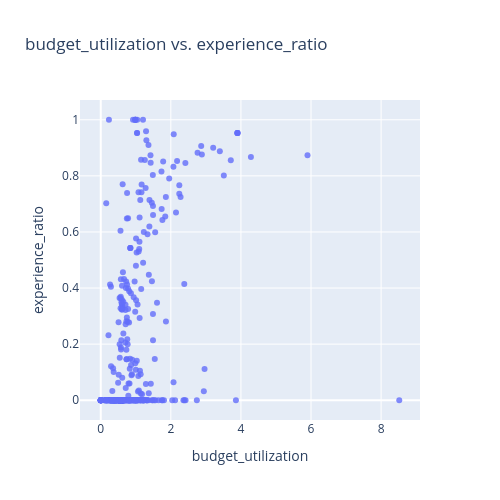

Notebook code for this chart:
### Code cell
corr_check(df_fin, 'budget_utilization', 'experience_ratio')

### Figure 1 — Plotly figure (JSON) as saved in the notebook; plotly's stock layout.template omitted (floating-point values rounded to 4 significant figures; data arrays with more than 128 entries replaced by an {"elided": "..."} marker saying what was removed)
{"data": [{"hovertemplate": "budget_utilization=%{x}<br>experience_ratio=%{y}<extra></extra>", "legendgroup": "", "marker": {"color": "#636efa", "opacity": 0.8, "symbol": "circle"}, "mode": "markers", "name": "", "orientation": "v", "showlegend": false, "type": "scatter", "x": {"elided": "429 float values"}, "xaxis": "x", "y": {"elided": "429 float values"}, "yaxis": "y"}], "layout": {"height": 500, "legend": {"tracegroupgap": 0}, "title": {"text": "budget_utilization vs. experience_ratio"}, "width": 500, "xaxis": {"anchor": "y", "domain": [0, 1], "title": {"text": "budget_utilization"}}, "yaxis": {"anchor": "x", "domain": [0, 1], "title": {"text": "experience_ratio"}}}}
